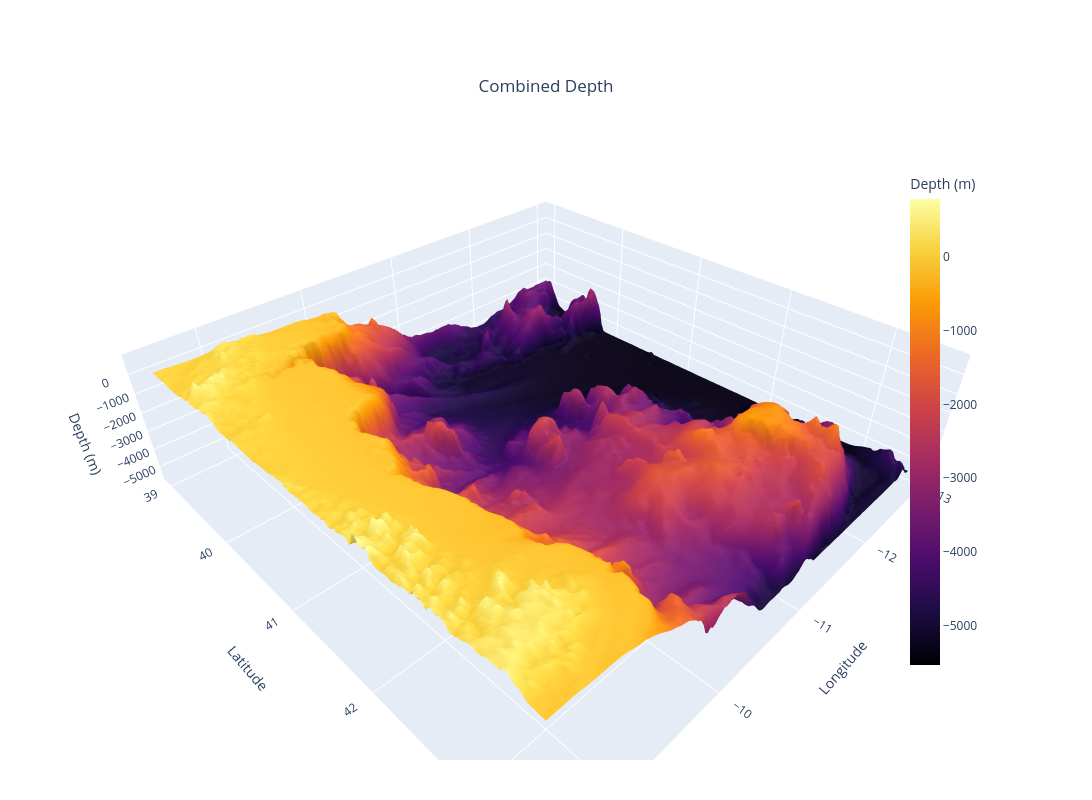

Notebook code cell kept with this figure:
### Code cell
import xarray as xr
import numpy as np
import plotly.graph_objects as go

file_path = "new_dAtA/cmems_GEBCO_resampled_new.nc"

try:
    ds_combined = xr.open_dataset(file_path)
except FileNotFoundError:
    print(f"Error: The file was not found at '{file_path}'")
    print("Please make sure the file path is correct.")
    exit()


lat = ds_combined['latitude'].values
lon = ds_combined['longitude'].values
depth = ds_combined['deptho'].values


lon_grid, lat_grid = np.meshgrid(lon, lat)

# if 'mask' in ds_combined:
#     mask = ds_combined['mask'].values
#     # Ensure mask has the same dimensions as depth before applying
#     if mask.shape == depth.shape:
#         depth = np.where(mask == 1, depth, np.nan)
#     else:
#         print("Warning: Mask shape does not match depth shape. Mask will not be applied.")

surface_trace = go.Surface(
    x=lon_grid,
    y=lat_grid,
    z=-depth,
    colorscale='inferno',
    connectgaps=False,  # Important for handling the land mask (NaNs)
    colorbar=dict(
        title='Depth (m)',
        len=0.75,
        x=0.85
    )
)
fig = go.Figure(data=[surface_trace])
fig.update_layout(
    height=800,
    width=1600,
    title={
        'text': 'Combined Depth',
        'y':0.9,
        'x':0.5,
        'xanchor': 'center',
        'yanchor': 'top'
    },
    scene=dict(
        xaxis_title='Longitude',
        yaxis_title='Latitude',
        zaxis_title='Depth (m)',
        # Set aspect ratio to make the plot look more natural
        aspectratio=dict(x=1.5, y=1.5, z=0.4)
    ),
    margin=dict(l=40, r=40, b=40, t=80) # Adjust margins
)

fig.show()

### Figure 1 — Plotly figure (JSON) as saved in the notebook; plotly's stock layout.template omitted (floating-point values rounded to 4 significant figures; data arrays with more than 128 entries replaced by an {"elided": "..."} marker saying what was removed)
{"data": [{"colorbar": {"len": 0.75, "title": {"text": "Depth (m)"}, "x": 0.85}, "colorscale": [[0, "#000004"], [0.1111, "#1b0c41"], [0.2222, "#4a0c6b"], [0.3333, "#781c6d"], [0.4444, "#a52c60"], [0.5556, "#cf4446"], [0.6667, "#ed6925"], [0.7778, "#fb9b06"], [0.8889, "#f7d13d"], [1, "#fcffa4"]], "connectgaps": false, "type": "surface", "x": {"elided": "162x162 float values"}, "y": {"elided": "162x162 float values"}, "z": {"elided": "162x162 float values"}}], "layout": {"height": 800, "margin": {"b": 40, "l": 40, "r": 40, "t": 80}, "scene": {"aspectratio": {"x": 1.5, "y": 1.5, "z": 0.4}, "xaxis": {"title": {"text": "Longitude"}}, "yaxis": {"title": {"text": "Latitude"}}, "zaxis": {"title": {"text": "Depth (m)"}}}, "title": {"text": "Combined Depth", "x": 0.5, "xanchor": "center", "y": 0.9, "yanchor": "top"}, "width": 1600}}
